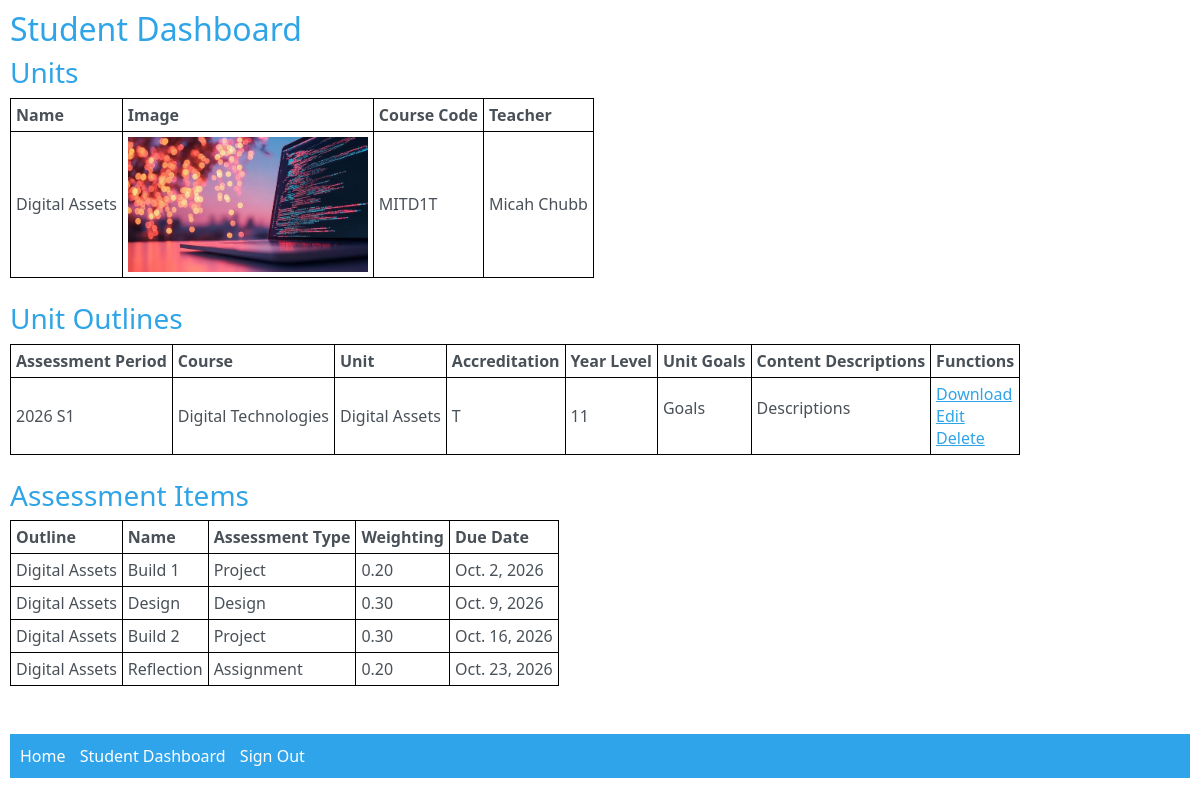
The page /studentDashboard (signed in) on the database its author committed.
### Content/models.py (models this page shows, shortened)
class Unit(models.Model):
    name = models.CharField(max_length=50)
    image = models.ImageField(null=True, blank=True)
    course_code = models.CharField(max_length=10)
    teacher = models.ForeignKey(Teacher, on_delete=models.CASCADE)
    def __str__(self):
        return self.name

class Teacher(models.Model):
    user = models.OneToOneField(CustomUser, on_delete=models.CASCADE)
    department = models.CharField(max_length=40)
    subjects = models.ManyToManyField(Subject, blank=True)
    def __str__(self):
        return f"{self.user.first_name} {self.user.last_name}"

class CustomUser(AbstractUser):
    roleChoices = [
        ('Teacher', 'Teacher'),
        ('Student', 'Student'),
    ]
    role = models.CharField(max_length=25, choices=roleChoices)

class UnitOutline(models.Model):
    semesterChoices = [('S1', 'S1'), ('S2', 'S2')]
    accreditationChoices = [('T', 'T'), ('A', 'A'), ('M', 'M')]
    year = models.PositiveIntegerField()
    semester = models.CharField(max_length=2, choices=semesterChoices, default='S1')
    course = models.ForeignKey(Subject, on_delete=models.CASCADE)
    unit = models.OneToOneField(Unit, on_delete=models.CASCADE)
    accreditation = models.CharField(max_length=1, choices=accreditationChoices)
    year_level = models.IntegerField(validators=[MinValueValidator(1), MaxValueValidator(12)])
    unit_goals = models.TextField()
    content_descriptions = models.TextField()
    @property
    def assessment_period(self):
        return f"{self.year} {self.semester}"
    def __str__(self):
        return self.unit.name

class Subject(models.Model):
    name = models.CharField(max_length=30, unique=True)
    def __str__(self):
        return self.name

class Assessment(models.Model):
    assessmentTypes = [('Test', 'Test'), ('Assignment', 'Assignment'), ('Design', 'Design'), ('Project', 'Project'),
                       ('Laboratory Task', 'Laboratory Task'), ('Essay', 'Essay'), ('Presentation', 'Presentation')]
    outline = models.ForeignKey(UnitOutline, on_delete=models.CASCADE, related_name='assessments')
    name = models.CharField(max_length=100)
    assessment_type = models.CharField(max_length=20, choices=assessmentTypes)
    weighting = models.DecimalField(max_digits=5, decimal_places=2)
    due_date = models.DateField()

### Content/views.py (the view)
# urls.py: path('studentDashboard', Content.views.studentDashboard, name='studentDashboard'),
@login_required
def studentDashboard(request):
    units = Unit.objects.all()
    outlines = UnitOutline.objects.all()
    assessments = Assessment.objects.all()
    return render(request, 'Content/studentDashboard.html', {'units': units, 'outlines': outlines, 'assessments': assessments})

### Content/templates/Content/studentDashboard.html (shortened to what this page needs)
{% load static %}
<html>
<head>
    <link rel="stylesheet" type="text/css" href="https://bootswatch.com/5/cerulean/bootstrap.css" />
    <link rel="stylesheet" href="{% static 'css/main.css' %}">
</head>
<body>
    <h2>Student Dashboard</h2>
    <h3>Units</h3>
    {% if units %}
    <table>
        <tr>
            <th>Name</th>
            <th>Image</th>
            <th>Course Code</th>
            <th>Teacher</th>
        </tr>
        {% for unit in units %}
        <tr>
            <td>{{unit.name}}</td>
            {% if unit.image %}
            <td> <img src="{{unit.image.url}}" width="240" height="135" /> </td>
            {% else %}
            <td> No image uploaded! </td>
            {% endif %}
            <td>{{unit.course_code}}</td>
            <td>{{unit.teacher}}</td>
        </tr>
        {% endfor %}
    </table>
    {% else %}
    No Unit records.
    {% endif %}
    <br>
    <h3>Unit Outlines</h3>
    {% if outlines %}
    <table>
        <tr>
            <th>Assessment Period</th>
            <th>Course</th>
            <th>Unit</th>
            <th>Accreditation</th>
            <th>Year Level</th>
            <th>Unit Goals</th>
            <th>Content Descriptions</th>
            <th>Functions</th>
        </tr>
        {% for outline in outlines %}
        <tr>
            <td>{{outline.assessment_period}}</td>
            <td>{{outline.course}}</td>
            <td>{{outline.unit}}</td>
            <td>{{outline.accreditation}}</td>
            <td>{{outline.year_level}}</td>
            <td>{{outline.unit_goals | linebreaks}}</td>
            <td>{{outline.content_descriptions | linebreaks}}</td>
            <td>
                <a href="{% url 'report' outline.id %}">Download</a> <br>
                <a href="{% url 'editOutline' outline.id %}"> Edit </a> <br>
                <a href="{% url 'deleteOutline' outline.id %}"> Delete </a> <br>
            </td>
        </tr>
        {% endfor %}
    </table>
    {% else %}
    No Unit Outline records.
    {% endif %}
    <br>
    <h3>Assessment Items</h3>
    {% if assessments %}
    <table>
        <tr>
            <th>Outline</th>
            <th>Name</th>
            <th>Assessment Type</th>
            <th>Weighting</th>
            <th>Due Date</th>
        </tr>
        {% for assessment in assessments %}
        <tr>
            <td>{{assessment.outline}}</td>
            <td>{{assessment.name}}</td>
            <td>{{assessment.assessment_type}}</td>
            <td>{{assessment.weighting}}</td>
            <td>{{assessment.due_date}}</td>
        </tr>
        {% endfor %}
    </table>
    {% else %}
    No Assessment records.
    {% endif %}
    <br><br>
    {% include 'navbar.html' %}
</body>
</html>

### Content/templates/navbar.html (shortened to what this page needs)
<nav class="navbar">
    <ul>
        {% if user.is_authenticated %}
        {% if user.role == 'Student' %}
        <li><a href="{% url 'index' %}">Home</a></li>
        <li><a href="{% url 'studentDashboard' %}">Student Dashboard</a></li>
        <li><a href="{% url 'signOut' %}">Sign Out</a></li>
        {% endif %}
        {% else %}
        <li><a href="{% url 'index' %}">Home</a></li>
        <li><a href="{% url 'studentForm' %}">Student Registration</a></li>
        <li><a href="{% url 'signIn' %}">Sign In</a></li>
        {% endif %}
    </ul>
</nav>

### static/css/main.css (style rules this page uses)
body { margin: 0; padding: 10px; }
table { border-collapse: collapse; }
th, td { border: 1px solid black; padding: 5px; }
.navbar { background-color: #2FA4EB; padding: 10px; }
.navbar ul { list-style-type: none; margin: 0; padding: 0; }
.navbar ul li { display: inline; margin-right: 10px; }
.navbar ul li a { color: white; text-decoration: none; }

### rows shown on the page
Unit: name "Digital Assets", image (picture), course_code "MITD1T", teacher "Micah Chubb"
UnitOutline: assessment_period "2026 S1", course "Digital Technologies", unit "Digital Assets", accreditation "T", year_level "11", unit_goals "Goals", content_descriptions "Descriptions"
Assessment: outline "Digital Assets", name "Build 1", assessment_type "Project", weighting "0.20", due_date "Oct. 2, 2026"
Assessment: outline "Digital Assets", name "Design", assessment_type "Design", weighting "0.30", due_date "Oct. 9, 2026"
Assessment: outline "Digital Assets", name "Build 2", assessment_type "Project", weighting "0.30", due_date "Oct. 16, 2026"
Assessment: outline "Digital Assets", name "Reflection", assessment_type "Assignment", weighting "0.20", due_date "Oct. 23, 2026"
